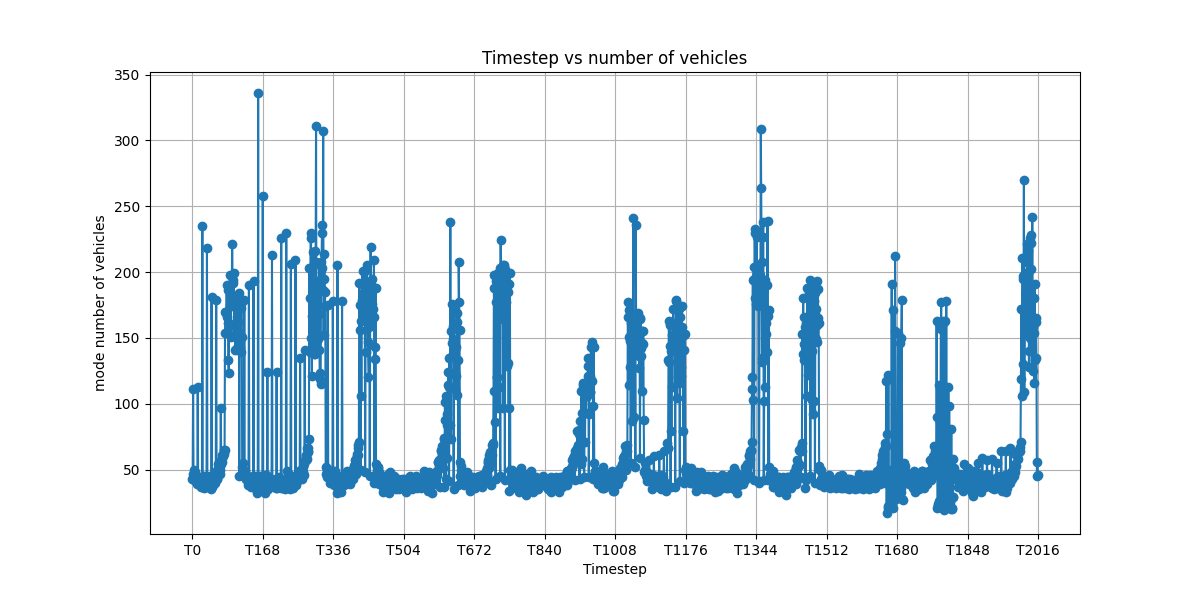

The Python source for this figure:
import pandas as pd
import matplotlib.pyplot as plt

# Read the CSV file
df = pd.read_csv('timestep_statistics.csv')

# Ensure the 'timestep' column is sorted
df = df.sort_values(by='timestep')

# Plotting
plt.figure(figsize=(12, 6))
plt.plot(df['timestep'], df['mode'], marker='o', linestyle='-')

# Adding titles and labels
plt.title('Timestep vs number of vehicles')
plt.xlabel('Timestep')
plt.ylabel('mode number of vehicles')

# Set x-axis range and intervals
plt.xticks(ticks=range(0, 2017, 168), labels=[f'T{i}' for i in range(0, 2017, 168)])

# Show the plot
plt.grid(True)
plt.show()
